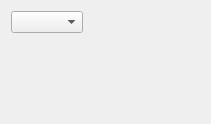
          <widget class="QWidget" name="VARIATIONPage" >
           <attribute name="label" >
            <string>VARIATION</string>
           </attribute>
           <layout class="QGridLayout" >
            <item row="0" column="0" colspan="3" >
             <widget class="qxgeditCombo" name="VariationTypeCombo" />
            </item>
            <item row="0" column="3" colspan="7" >
             <spacer>
              <property name="orientation" >
               <enum>Qt::Horizontal</enum>
              </property>
              <property name="sizeHint" >
               <size>
                <width>20</width>
                <height>20</height>
               </size>
              </property>
             </spacer>
            </item>
            <item row="0" column="10" rowspan="4" >
             <spacer>
              <property name="orientation" >
               <enum>Qt::Horizontal</enum>
              </property>
              <property name="sizeHint" >
               <size>
                <width>20</width>
                <height>20</height>
               </size>
              </property>
             </spacer>
            </item>
            <item row="1" column="0" >
             <widget class="qxgeditDial" name="VariationParam1Dial" />
            </item>
            <item row="1" column="1" >
             <widget class="qxgeditDial" name="VariationParam2Dial" />
            </item>
            <item row="1" column="2" >
             <widget class="qxgeditDial" name="VariationParam3Dial" />
            </item>
            <item row="1" column="3" >
             <widget class="qxgeditDial" name="VariationParam4Dial" />
            </item>
            <item row="1" column="4" >
             <widget class="qxgeditDial" name="VariationParam5Dial" />
            </item>
            <item row="1" column="5" >
             <widget class="qxgeditDial" name="VariationParam6Dial" />
            </item>
            <item row="1" column="6" >
             <widget class="qxgeditDial" name="VariationParam7Dial" />
            </item>
            <item row="1" column="7" >
             <widget class="qxgeditDial" name="VariationParam8Dial" />
            </item>
            <item row="1" column="8" >
             <widget class="qxgeditDial" name="VariationParam9Dial" />
            </item>
            <item row="1" column="9" >
             <widget class="qxgeditDial" name="VariationParam10Dial" />
            </item>
            <item row="2" column="0" >
             <widget class="qxgeditDial" name="VariationReturnDial" />
            </item>
            <item row="2" column="1" >
             <widget class="qxgeditDial" name="VariationPanDial" />
            </item>
            <item row="2" column="2" >
             <widget class="qxgeditDial" name="VariationReverbDial" />
            </item>
            <item row="2" column="3" >
             <widget class="qxgeditDial" name="VariationChorusDial" />
            </item>
            <item row="2" column="4" >
             <widget class="qxgeditDial" name="VariationConnectDial" />
            </item>
            <item row="2" column="5" >
             <widget class="qxgeditDial" name="VariationPartDial" />
            </item>
            <item row="2" column="6" >
             <widget class="qxgeditDial" name="VariationWheelDial" />
            </item>
            <item row="2" column="7" >
             <widget class="qxgeditDial" name="VariationBendDial" />
            </item>
            <item row="2" column="8" >
             <widget class="qxgeditDial" name="VariationCATDial" />
            </item>
            <item row="2" column="9" >
             <widget class="qxgeditDial" name="VariationAC1Dial" />
            </item>
            <item row="3" column="0" >
             <widget class="qxgeditDial" name="VariationAC2Dial" />
            </item>
            <item row="3" column="1" >
             <widget class="qxgeditDial" name="VariationParam11Dial" />
            </item>
            <item row="3" column="2" >
             <widget class="qxgeditDial" name="VariationParam12Dial" />
            </item>
            <item row="3" column="3" >
             <widget class="qxgeditDial" name="VariationParam13Dial" />
            </item>
            <item row="3" column="4" >
             <widget class="qxgeditDial" name="VariationParam14Dial" />
            </item>
            <item row="3" column="5" >
             <widget class="qxgeditDial" name="VariationParam15Dial" />
            </item>
            <item row="3" column="6" >
             <widget class="qxgeditDial" name="VariationParam16Dial" />
            </item>
            <item row="4" column="0" colspan="11" >
             <spacer>
              <property name="orientation" >
               <enum>Qt::Vertical</enum>
              </property>
              <property name="sizeHint" >
               <size>
                <width>20</width>
                <height>20</height>
               </size>
              </property>
             </spacer>
            </item>
           </layout>
          </widget>
